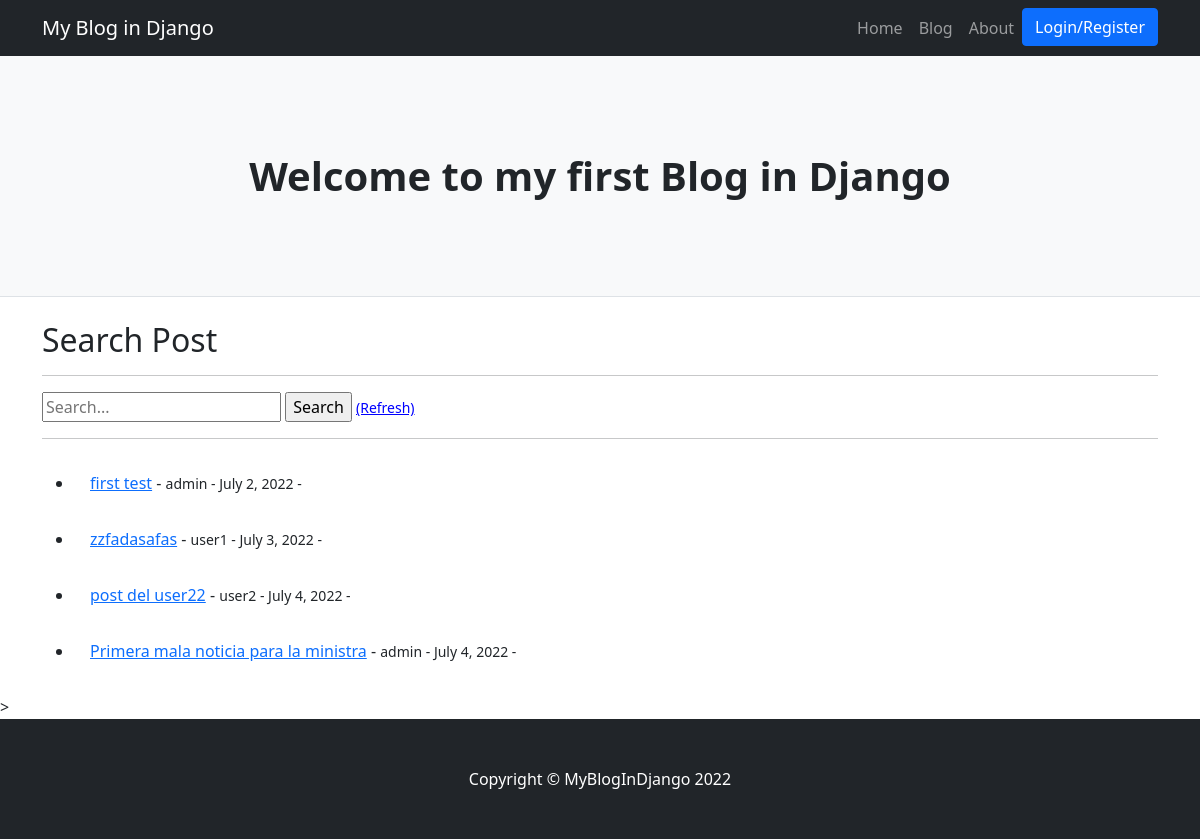
The page / on the database its author committed.
### pages/models.py (models this page shows, shortened)
class Post(models.Model):
    title = models.CharField(max_length=60, blank=False)
    header_image = models.ImageField(null=True, blank=True, upload_to="images/")
    subtitle = models.CharField(max_length=130, blank=False, null=True)
    title_tag = models.CharField(max_length=60)
    author = models.ForeignKey(User, on_delete=models.CASCADE)
    body = RichTextField(blank=True, null=True)
    post_date = models.DateField(auto_now_add=True)
    def __str__(self):
        return self.title + ' | ' + str(self.author)

### home/views.py (the view)
# urls.py: path('', views.index, name='main'),
def index(request):
    avatar_ctx = get_avatar_url_ctx(request)
    context_dict = {**avatar_ctx}
    posts = Post.objects.all()
    context_dict.update({
        'posts': posts,
    })
    print('context_dict: ', context_dict)
    return render(
        request=request,
        context=context_dict,
        template_name="home/main.html"
    )

### home/views.py (called while the page is built)
def get_avatar_url_ctx(request):
    avatars = Avatar.objects.filter(user=request.user.id)
    if avatars.exists():
        return {"url": avatars[0].image.url}
    return {}

### home/templates/home/main.html (shortened to what this page needs)
{% extends "home/index.html" %}
{% load static %}
{% block blog_project_content %}
<div class="container">
    <h2>Search Post</h2>
    <hr>
    <form action="/search" method="GET">
        <div>
            <input type="text" name="search_param" id="posts_or_author" placeholder="Search..."
            >
            <input type="submit" value="Search">
            <small><a style="color: blue" href="{% url 'home:main' %}"> (Refresh) </a></small>
        </div>
    </form>
    <hr>
    {% if posts %}
    <ul>
        {% for post in posts %}
        <li>
            <div class="card-body">
                <a href="{% url 'page:post-detail' post.id %}">{{post.title}}</a> -
                <small>
                {{post.author}} -
                {{ post.post_date }} -
                </small>
            </div>
        </li>
        {% endfor %}
    </ul>
    {% else %}
    <h2>No hay blogs aún</h2>
    {% endif %}
</div>>
{% endblock %}

### rows shown on the page
Post: title "first test", author "admin", post_date "July 2, 2022"
Post: title "zzfadasafas", author "user1", post_date "July 3, 2022"
Post: title "post del user22", author "user2", post_date "July 4, 2022"
Post: title "Primera mala noticia para la ministra", author "admin", post_date "July 4, 2022"
